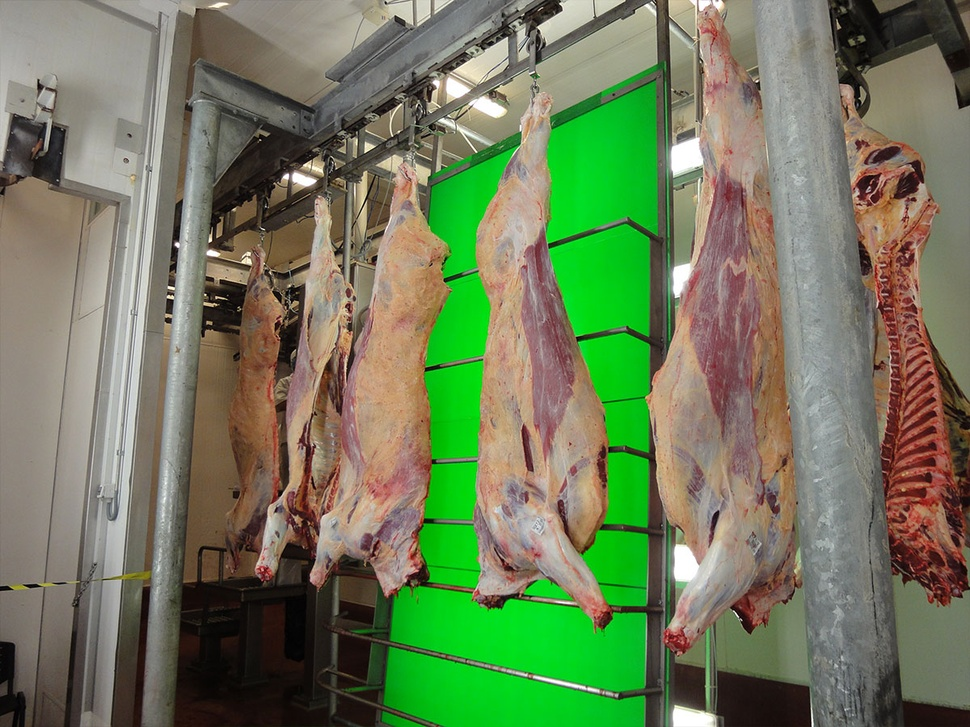
#> input picture images/VBS-2000-02-eplusv-produktbilder-rind.jpg, 970 x 727 px, shrunk from 1200 x 900 before the run
$ python test.py
#> lines starting #> are read from the running program, lines starting #| are printed output that depends on the picture; after the words box and inside, x2 and y2 are one past the last pixel; in counts of white or black regions, pixels touching at a corner belong together
import cv2
import numpy as np


def extract_color_range(image, lower_bound, upper_bound):
    hsv = cv2.cvtColor(image, cv2.COLOR_BGR2HSV)

    mask = cv2.inRange(hsv, lower_bound, upper_bound)

    result = cv2.bitwise_and(image, image, mask=mask)

    return result


img = cv2.imread("images/VBS-2000-02-eplusv-produktbilder-rind.jpg")
#> img is the input picture: shape (727, 970, 3); mean B, G, R 90.1, 123.6, 110.7

fat_lower_bound = np.array([100, 50, 50])
fat_upper_bound = np.array([130, 255, 255])

meat_lower_bound = np.array([0, 50, 50])
meat_upper_bound = np.array([20, 255, 255])


additional_color_lower_bound = np.array([0, 30, 30])
additional_color_upper_bound = np.array([30, 255, 255])

fat_regions = extract_color_range(img, fat_lower_bound, fat_upper_bound)
#> in extract_color_range, `hsv = cv2.cvtColor(image, cv2.COLOR_BGR2HSV)`: hsv: shape (727, 970, 3); mean H, S, V 36.2, 86.6, 136.2
#> in extract_color_range, `mask = cv2.inRange(hsv, lower_bound, upper_bound)`: mask: shape (727, 970); every value is 0
#> in extract_color_range, `result = cv2.bitwise_and(image, image, mask=mask)`: result: shape (727, 970, 3); every value is 0

meat_regions = extract_color_range(img, meat_lower_bound, meat_upper_bound)
#> in extract_color_range (call 2), `mask = cv2.inRange(hsv, lower_bound, upper_bound)`:
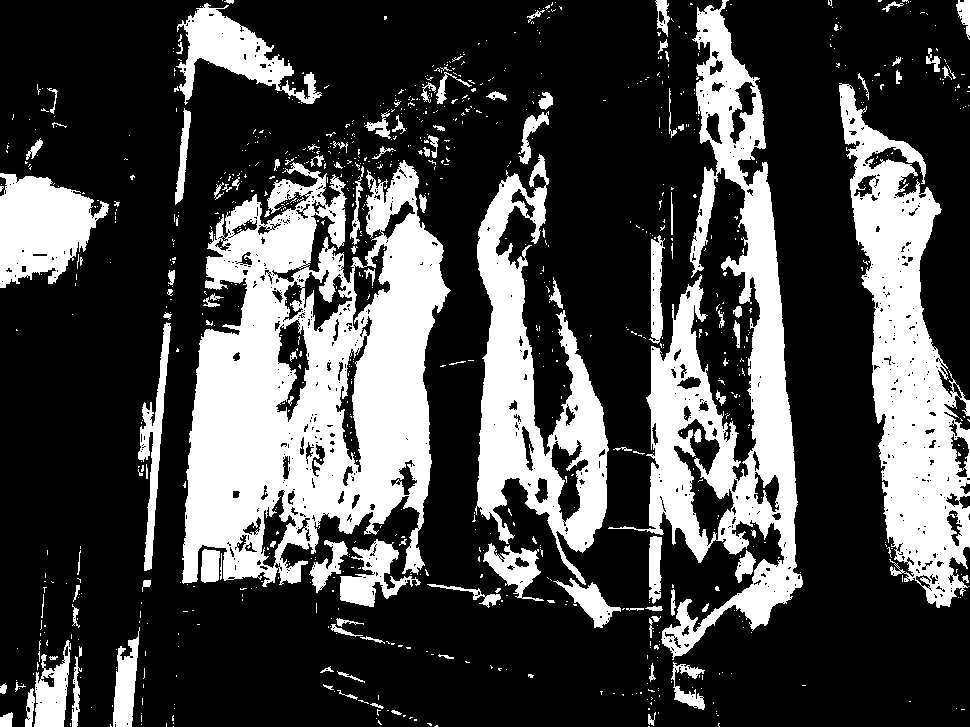
#> mask: shape (727, 970); 27.9% white; 968 white regions (848 under 20 px), largest, box (x1, y1, x2, y2) and area: (182, 160, 451, 587) 67264, (608, 0, 803, 660) 37103, (839, 83, 970, 608) 30429
#> in extract_color_range (call 2), `result = cv2.bitwise_and(image, image, mask=mask)`:
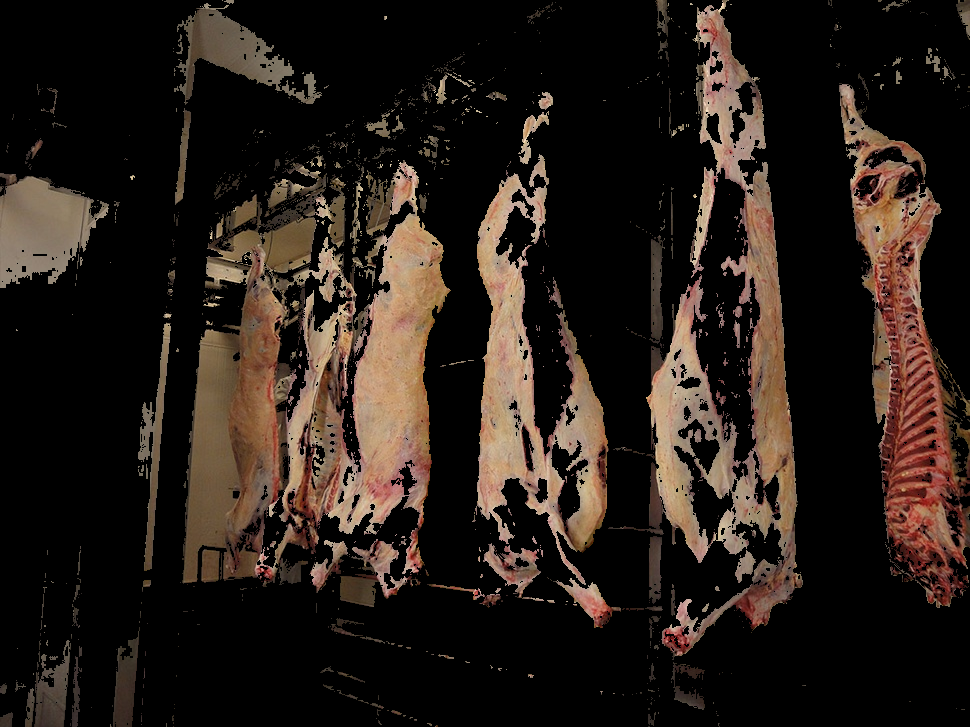
#> result: shape (727, 970, 3); mean B, G, R 24.2, 30.1, 39.3

additional_color_regions = extract_color_range(
    img, additional_color_lower_bound, additional_color_upper_bound
)
#> in extract_color_range (call 3), `mask = cv2.inRange(hsv, lower_bound, upper_bound)`:
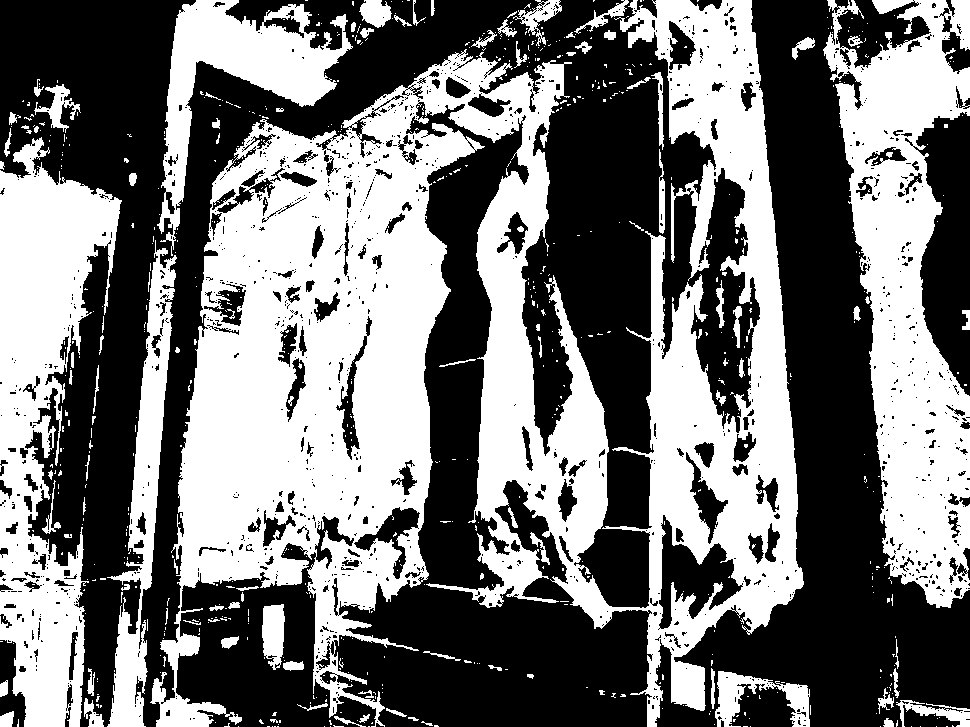
#> mask: shape (727, 970); 45.9% white; 723 white regions (617 under 20 px), largest, box (x1, y1, x2, y2) and area: (150, 0, 804, 727) 199685, (823, 0, 970, 608) 45838, (0, 137, 122, 727) 37268
#> in extract_color_range (call 3), `result = cv2.bitwise_and(image, image, mask=mask)`:
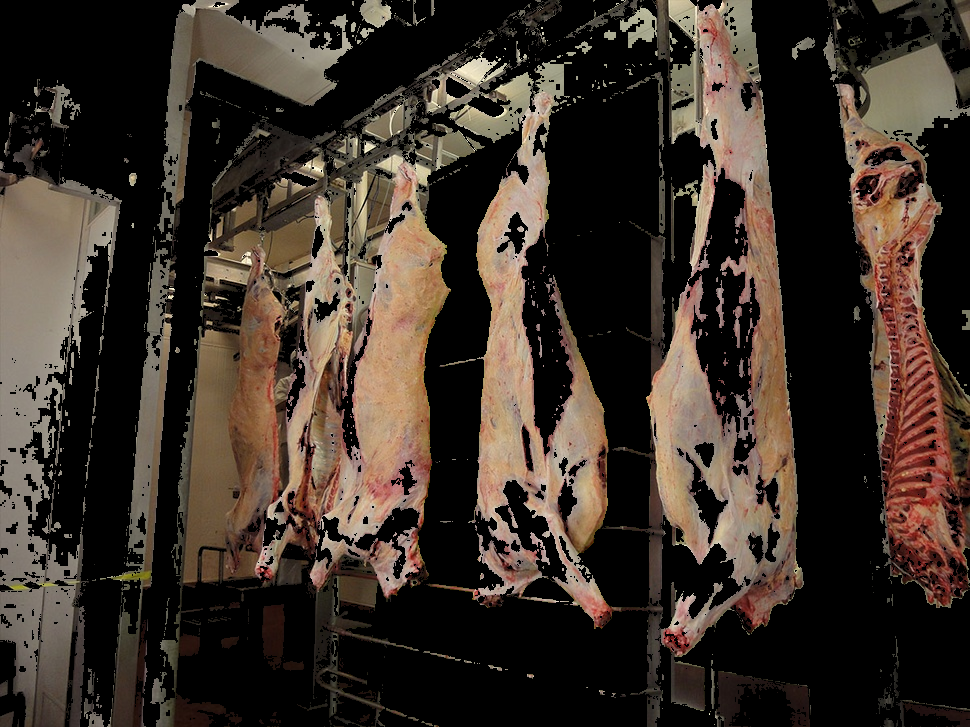
#> result: shape (727, 970, 3); mean B, G, R 40.9, 49.3, 59.9

combined_regions = cv2.addWeighted(fat_regions, 1, additional_color_regions, 1, 0)
# combined_regions = cv2.addWeighted(combined_regions, 1, additional_color_regions, 1, 0)


cv2.imshow("Combined Regions", combined_regions)
cv2.imshow("img", img)
cv2.waitKey(0)
cv2.destroyAllWindows()

$ run again, with images/VBS-2000-03-eplusv-produktbilder-rind.jpg copied over images/VBS-2000-02-eplusv-produktbilder-rind.jpg
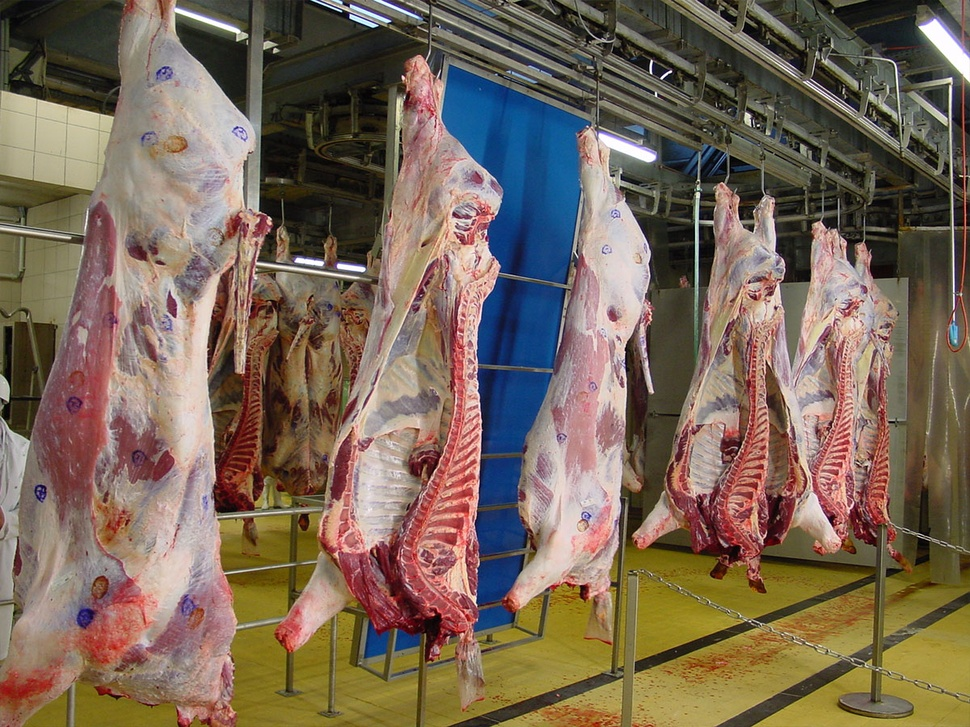
#> input picture images/VBS-2000-03-eplusv-produktbilder-rind.jpg, 970 x 727 px, shrunk from 1200 x 900 before the run
#> img is the input picture: shape (727, 970, 3); mean B, G, R 87.1, 103.2, 120.5
#> hsv: shape (727, 970, 3); mean H, S, V 44.4, 99.5, 126.8
#> in extract_color_range, `mask = cv2.inRange(hsv, lower_bound, upper_bound)`:
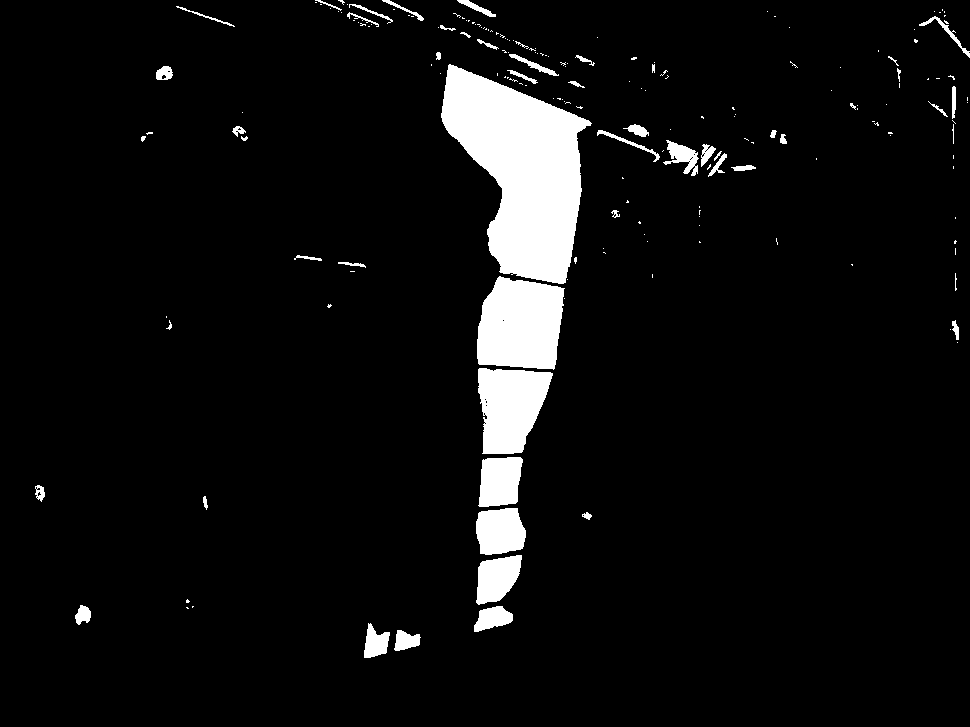
#> mask: shape (727, 970); 6% white; 195 white regions (140 under 20 px), largest, box (x1, y1, x2, y2) and area: (441, 64, 592, 284) 18958, (477, 276, 565, 370) 6695, (478, 368, 553, 454) 4760
#> mask: shape (727, 970); 26.7% white; 1645 white regions (1416 under 20 px), largest, box (x1, y1, x2, y2) and area: (621, 182, 915, 594) 36808, (207, 187, 379, 655) 34310, (0, 294, 239, 727) 32837
#> mask: shape (727, 970); 62.8% white; 1422 black regions (1145 under 20 px), largest, box (x1, y1, x2, y2) and area: (409, 40, 810, 563) 72168, (129, 0, 420, 355) 35973, (369, 0, 904, 232) 25042
#> `combined_regions = cv2.addWeighted(fat_regions, 1, additional_color_re..`:
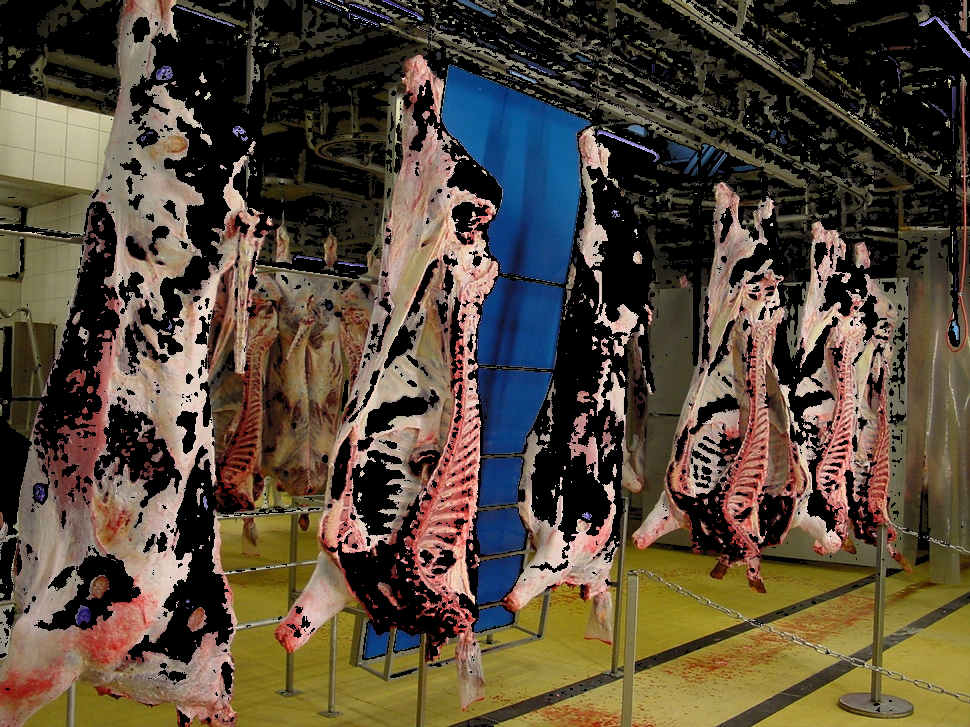
#> combined_regions: shape (727, 970, 3); mean B, G, R 56.9, 72.5, 84.9

$ run again, with images/VBS-2000-06-eplusv-produktbilder-rind.jpg copied over images/VBS-2000-02-eplusv-produktbilder-rind.jpg
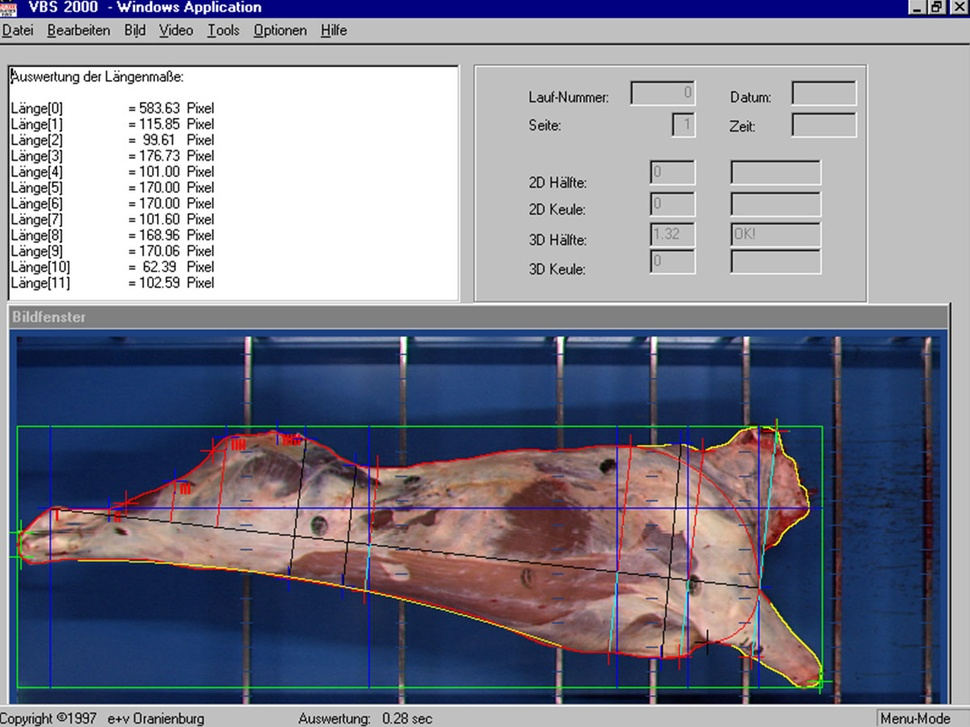
#> input picture images/VBS-2000-06-eplusv-produktbilder-rind.jpg, 970 x 727 px, shrunk from 1200 x 900 before the run
#> img is the input picture: shape (727, 970, 3); mean B, G, R 145.7, 130.6, 129.3
#> hsv: shape (727, 970, 3); mean H, S, V 51.7, 82.1, 154.3
#> in extract_color_range, `mask = cv2.inRange(hsv, lower_bound, upper_bound)`:
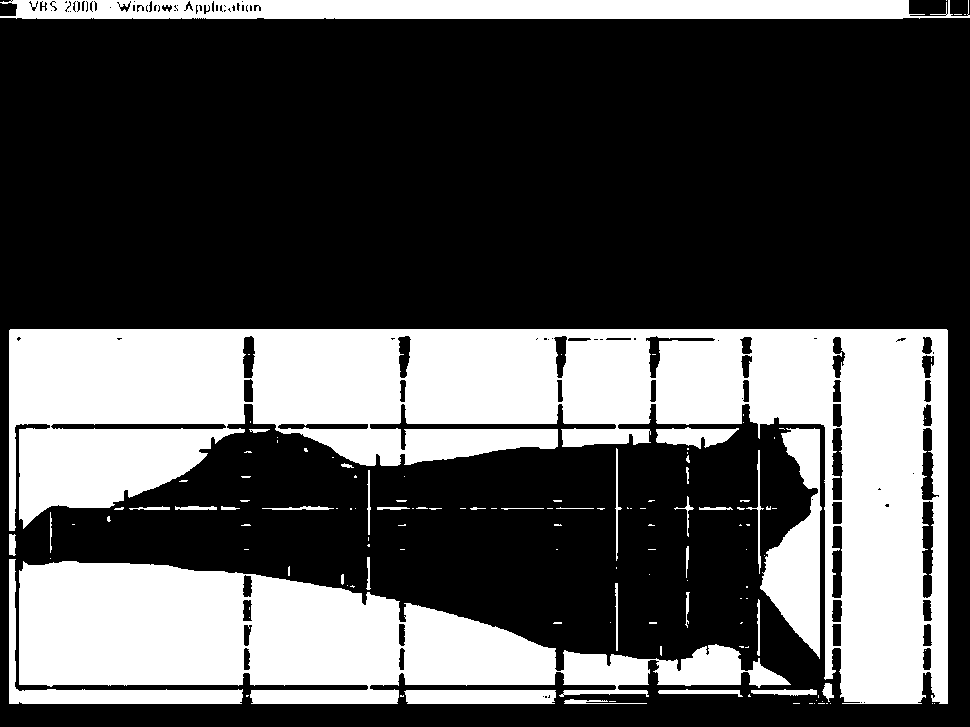
#> mask: shape (727, 970); 32.6% white; 133 white regions (94 under 20 px), largest, box (x1, y1, x2, y2) and area: (9, 329, 948, 704) 136091, (19, 561, 791, 704) 59032, (0, 0, 970, 19) 16602
#> mask: shape (727, 970); 10.3% white; 306 white regions (240 under 20 px), largest, box (x1, y1, x2, y2) and area: (371, 511, 616, 618) 16767, (52, 507, 367, 589) 10057, (371, 446, 615, 506) 9714
#> mask: shape (727, 970); 11.9% white; 267 white regions (222 under 20 px), largest, box (x1, y1, x2, y2) and area: (52, 507, 615, 658) 18948, (371, 511, 616, 619) 17349, (690, 510, 820, 686) 11236
#> `combined_regions = cv2.addWeighted(fat_regions, 1, additional_color_re..`:
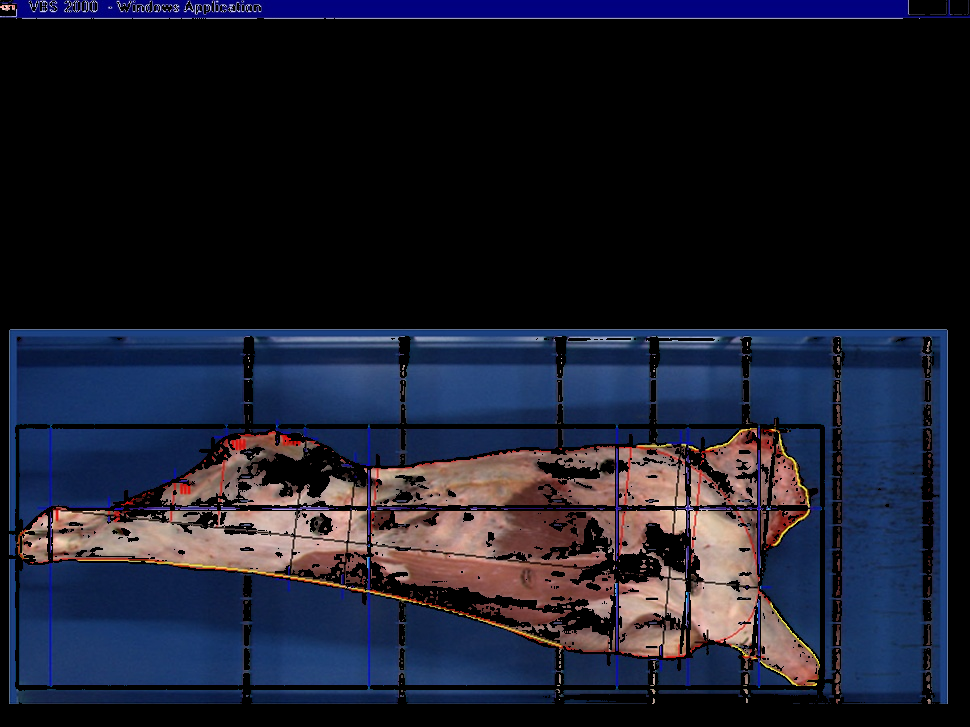
#> combined_regions: shape (727, 970, 3); mean B, G, R 44, 29.2, 27.3
